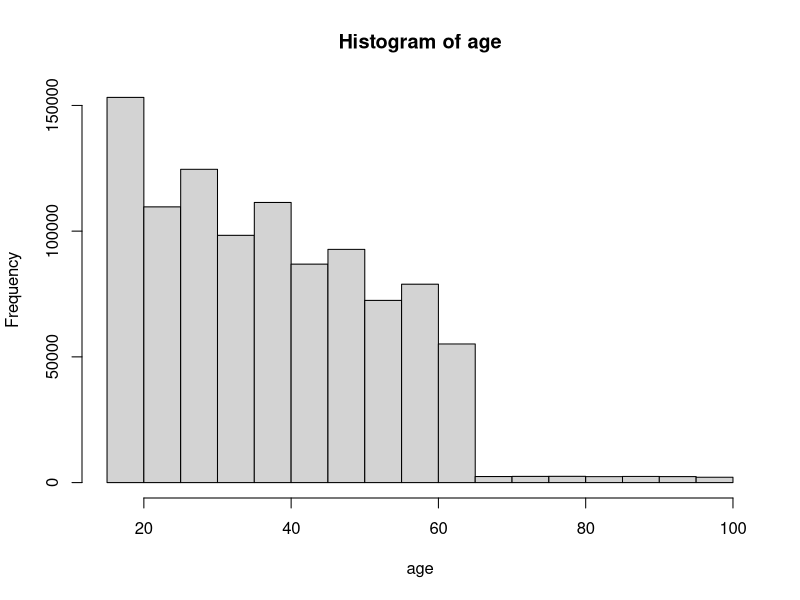
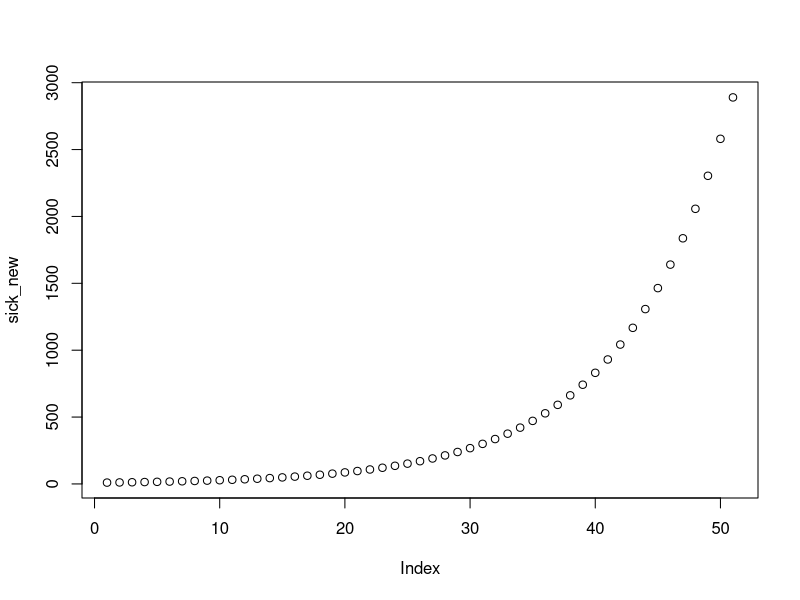
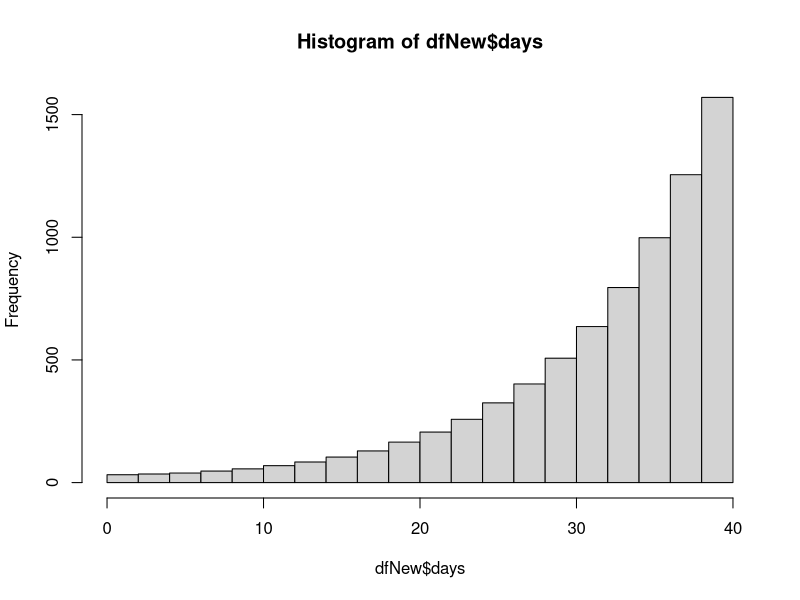
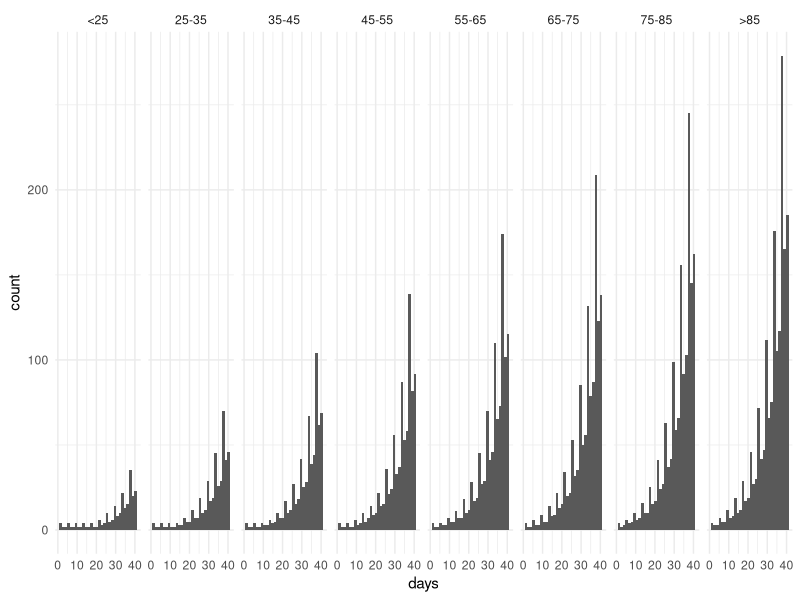

Generate these figures, in order, with R:
## ---- chunk 1
library(tidyverse)

library(ggplot2)

library(survey)



# library(magrittr)
# library(lubridate)
# library(stringr)
# library(tibble)
# library(broom)
# library(gt)
# library(knitr)
# library(devtools)
# library(DiagrammeR)
# library(parallel)
# library(foreach)
# library(tictoc)


## ---- chunk 2
N = 1000000 # number of people
id <- 1:N
# build proportion of ages
(dat <- data.frame(min=c(15, 25, 35, 45, 55, 65), max=c(24, 34, 44, 54, 64, 100), prop=c(0.15, 0.134, 0.12, 0.1, 0.085,0.01)))
set.seed(144)  # For reproducibility
rows <- sample(nrow(dat), N, replace=TRUE, prob=dat$prop)
table(rows)
age <- round(dat$min[rows] + runif(N) * (dat$max[rows] - dat$min[rows]))
hist(age)
summary(age)

# gender
gender <- sample(c(0,1), N, replace = TRUE, prob = c(0.51, 0.49))
table(gender)

df <- tibble(id=id,age=age, gender=gender)

# generate age groups (for future use)
df$ageGroup <- cut(df$age, breaks=c(14,25,35,45,55,65,75,85,101), labels=c('<25','25-35','35-45','45-55','55-65','65-75','75-85','>85'))
## ---- chunk 3
# set r rate
r=1.12
x <- round(N - N/3) # number of subjects - remove half to keep enough way for the assignment
sick <- 0
sick_new <- c(10)
 
for (i in 1:50) {
  print(i)
  x_new = x - sick
  #beta = rbeta(1,1,20)
  if(x_new > sick_new[i]*r) {
  sick_new[i+1] <- sick_new[i] * r #rbinom(1, x_new, beta)
  # assign to people
  
  sick <- sick + sick_new[i+1]
  } else {
    print('no more')
  }
  
}
plot(sick_new)


## ---- chunk 4
ndf = round(N/5) # set number to sample from
# age has 8 groups
aUnit <- 28*2.13 # every decade (age)
ageProp <- 1 / aUnit ## 0.0023
# gender has two
sexProp <- 1 / 1.69
propT <- data.frame(ID=sample(ndf), Name=sample(ndf), 
    ageGroup=sample(c('<25','25-35','35-45','45-55','55-65','65-75','75-85','>85'), ndf, prob=c(ageProp, ageProp*2, ageProp*3, ageProp*4, ageProp*5, ageProp*6, ageProp*7, ageProp*8), replace=TRUE),
    gender=sample(c(1, 0), ndf, prob=c(sexProp, 1-sexProp), replace=TRUE))

ageSexInt <- interaction(propT$ageGroup, propT$gender)
props <- table(ageSexInt)/length(ageSexInt) # generate proportion table for sampling



## ---- chunk 5
# run first outside of loop to create dfNew
dfTest <- df
dNum <- sick_new[1] # numbe
nstrat <- as.vector(round(dNum*props))
names(nstrat) <- names(props)
nstrat[nstrat==0] <- 1 # need to solve - for now to avoid zeores
dfRows <- stratsample(interaction(df$ageGroup, df$gender), nstrat)
dfNew <-  dfTest[dfRows,]
dfNew$days = 1
dfTest <- dfTest[-dfRows,]

for (j in 2:40) {
  dNum <- sick_new[j] # numbe
  print(j)
  nstrat <- as.vector(round(dNum*props))
  names(nstrat) <- names(props)
  nstrat[nstrat==0] <- 1 
  dfRows <- stratsample(interaction(dfTest$ageGroup, dfTest$gender), nstrat)
  dfTemp <- dfTest[dfRows,]
  dfTemp$days = j
  dfNew <-  rbind(dfNew, dfTemp)
  
  dfTest <- dfTest[-dfRows,]

}
## ---- chunk 6
nrow(subset(dfNew,gender==1)) / nrow(subset(dfNew,gender==0)) # ratio if 1.686 as expected
hist(dfNew$days)
ggplot(dfNew, aes(x=days)) + geom_histogram() + facet_grid(~ageGroup) + theme_minimal()
## ---- chunk 7
# df$days <- 101 # define number of days to get COVID
# dfMen <- subset(df,df$gender==1)
# dfWomen <- subset(df,df$gender==0)
# keepDatM <- tibble(id=1,  gender=1, days=50)
# keepDatF <- tibble(id=1, gender=0, days=50)
# 
# ageSexInt <- interaction(df$ageGroup, df$gender)
# 
# for (j in 1:30) {
#   dNum <- sick_new[j] # number of new sick people
#   gUnit <- 2.69 # male/female
#   aUnit <- 28*2.13 # every decade (age)
#   ageNum <- dNum/aUnit # get 
#   # define ages
#   age1 <- round(ageNum) # 15-25
#   age2 <- round(2 * ageNum) # 25 - 35
#   age3 <- round(3 * ageNum) # 35 - 45
#   age4 <- round(4 * ageNum) # 45 - 55
#   age5 <- round(5 * ageNum) # 55 - 65
#   age6 <- round(6 * ageNum) # 65 - 75
#   age7 <- round(7 * ageNum) # 75-85
#   age8 <- round(8 * ageNum) # 85-100
#  
#   # define genders
#   a <- dNum / gUnit
#   f <- round(a)
#  # print(f)
#   m <- round(1.69*a)
#  # print(m)
#  
#   
#   # check if enough people
#   if (m >= nrow(dfMen)) {
#     print('Stop Assignment at day')
#     print(j)
#     stop("Exhausted number of COVID patients", call. = FALSE)
#   } else {
#     
#   
#   maleInfected <- sample(nrow(dfMen), m) # sample index number of patients
#   femaleInfected <- sample(nrow(dfWomen), f) # sample index number of females
#   keepDatM <- rbind(keepDatM, tibble(id=maleInfected, gender=1,days=j))
#   keepDatF <- rbind(keepDatF, tibble(id=femaleInfected, gender=0,days=j))
#   
#   # remove those indexes from dataframes
#   dfMen <- dfMen[-maleInfected,]
#   dfWomen <- dfWomen[-femaleInfected,]
#   }}
# 
# dfBoth <- rbind(keepDatF, keepDatM)
# # remove the first line
# dfBoth = dfBoth[2:nrow(dfBoth),]
